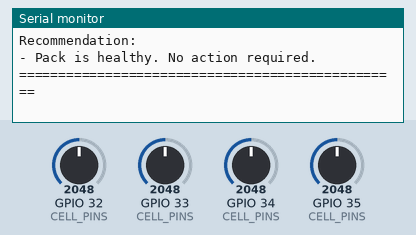
Simulated run of this sketch. Board: ESP32. On the bench: the last lines printed to the serial monitor. Inputs (shaded band) come from the test bench; at power-on: GPIO 32 (CELL_PINS) = 2048, GPIO 33 (CELL_PINS) = 2048, GPIO 34 (CELL_PINS) = 2048, GPIO 35 (CELL_PINS) = 2048.

Above: at 1.8 s.
1.9 s: GPIO 32 (CELL_PINS) set to 2866
At 3.0 s:
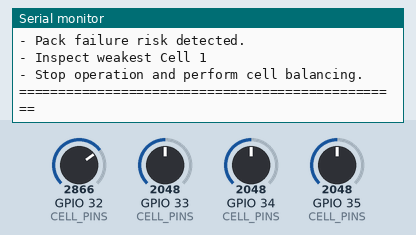
3.6 s: GPIO 33 (CELL_PINS) set to 2866
At 5.0 s:
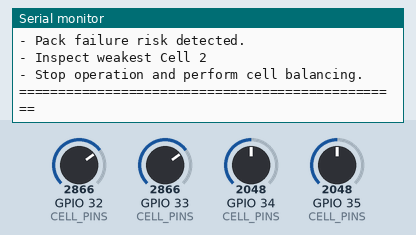
6.9 s: GPIO 34 (CELL_PINS) set to 1228
At 8.4 s:
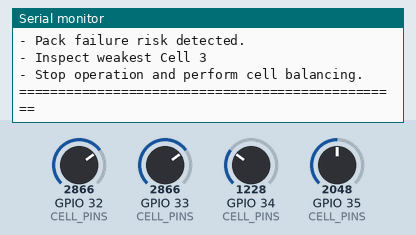
9.0 s: GPIO 35 (CELL_PINS) set to 1228
At 10.6 s:
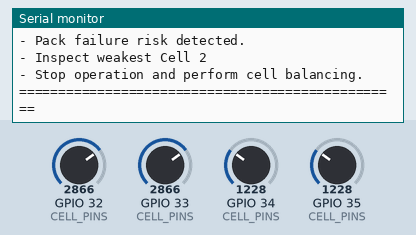
12.3 s: GPIO 32 (CELL_PINS) set to 3972
14.5 s: GPIO 33 (CELL_PINS) set to 122
At 16.0 s:
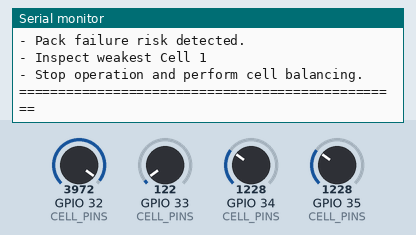
Timing chart, 0 to 17.5 s (numbered marks = the images above; inputs shaded):
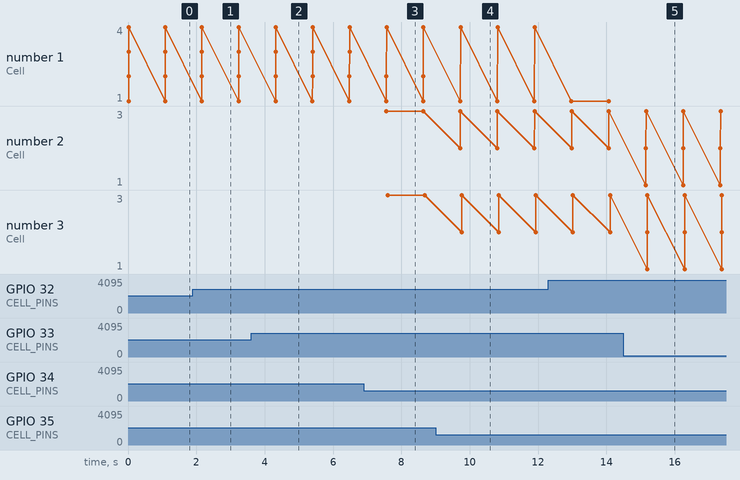

Measured:
- after the input at 1.9 s, the serial monitor: prints a new line after 0.27 s (image 1)
- after the input at 3.6 s, the serial monitor: prints a new line after 0.72 s (image 2)
- after the input at 6.9 s, the serial monitor: prints a new line after 0.66 s (image 3)
- after the input at 9.0 s, the serial monitor: prints a new line after 0.72 s (image 4)
- after the input at 14.5 s, the serial monitor: prints a new line after 0.65 s (image 5)

The sketch:

sketch.ino
```cpp
#include "config.h"
#include "adc_reader.h"
#include "battery_engine.h"

unsigned long measurementCount = 0;

void setup() {
  Serial.begin(115200);
}

void printBatteryBar(float soc) {
  int bars = soc / 10;

  Serial.print("[");
  for (int i = 0; i < 10; i++) {
    if (i < bars) Serial.print("#");
    else Serial.print("-");
  }

  Serial.print("] ");
  Serial.print(soc, 1);
  Serial.println(" %");
}

void printRuntime() {
  unsigned long totalSeconds = millis() / 1000;

  unsigned long hours = totalSeconds / 3600;
  unsigned long minutes = (totalSeconds % 3600) / 60;
  unsigned long seconds = totalSeconds % 60;

  Serial.print("Runtime           : ");

  if (hours < 10) Serial.print("0");
  Serial.print(hours);
  Serial.print(":");

  if (minutes < 10) Serial.print("0");
  Serial.print(minutes);
  Serial.print(":");

  if (seconds < 10) Serial.print("0");
  Serial.println(seconds);
}

void printActiveFaults(BatteryData battery) {
  bool faultFound = false;

  Serial.println("Active Faults:");

  for (int i = 0; i < CELL_COUNT; i++) {
    if (battery.cellStatus[i] == "UNDER VOLTAGE") {
      Serial.print("- Cell ");
      Serial.print(i + 1);
      Serial.println(" Under Voltage");
      faultFound = true;
    }

    if (battery.cellStatus[i] == "OVER VOLTAGE") {
      Serial.print("- Cell ");
      Serial.print(i + 1);
      Serial.println(" Over Voltage");
      faultFound = true;
    }
  }

  if (battery.imbalance >= CRITICAL_LIMIT) {
    Serial.println("- High Cell Imbalance");
    faultFound = true;
  }

  if (battery.status == "Pack Failure") {
    Serial.println("- Pack Failure Condition");
    faultFound = true;
  }

  if (!faultFound) {
    Serial.println("- No Active Faults");
  }
}

void printRecommendation(BatteryData battery) {
  Serial.println("Recommendation:");

  if (battery.status == "Healthy") {
    Serial.println("- Pack is healthy. No action required.");
  }
  else if (battery.status == "Minor Imbalance") {
    Serial.println("- Monitor the pack. Minor balancing may be required.");
  }
  else if (battery.status == "Critical Imbalance") {
    Serial.print("- Balance weak Cell ");
    Serial.println(battery.weakestCell);
    Serial.println("- Avoid heavy load until balancing is complete.");
  }
  else {
    Serial.println("- Pack failure risk detected.");
    Serial.print("- Inspect weakest Cell ");
    Serial.println(battery.weakestCell);
    Serial.println("- Stop operation and perform cell balancing.");
  }
}

void loop() {
  measurementCount++;

  float cells[CELL_COUNT];

  for (int i = 0; i < CELL_COUNT; i++) {
    cells[i] = readCellVoltage(CELL_PINS[i]);
  }

  BatteryData battery = analyzeBattery(cells);

  Serial.println("=================================================");
  Serial.println("        BATTERY INTELLIGENCE ENGINE");
  Serial.println("=================================================");

  Serial.print("Measurement No.   : ");
  Serial.println(measurementCount);

  printRuntime();

  Serial.println("-------------------------------------------------");

  for (int i = 0; i < CELL_COUNT; i++) {
    Serial.print("Cell ");
    Serial.print(i + 1);
    Serial.print(" : ");
    Serial.print(battery.cellVoltage[i], 2);
    Serial.print(" V  [");
    Serial.print(battery.cellStatus[i]);
    Serial.println("]");
  }

  Serial.println("-------------------------------------------------");

  Serial.print("Pack Voltage      : ");
  Serial.print(battery.packVoltage, 2);
  Serial.println(" V");

  Serial.print("Average Voltage   : ");
  Serial.print(battery.averageVoltage, 2);
  Serial.println(" V");

  Serial.print("Battery SOC       : ");
  Serial.print(battery.batterySOC, 1);
  Serial.println(" %");

  Serial.print("Battery Bar       : ");
  printBatteryBar(battery.batterySOC);

  Serial.print("Strongest Cell    : Cell ");
  Serial.println(battery.strongestCell);

  Serial.print("Weakest Cell      : Cell ");
  Serial.println(battery.weakestCell);

  Serial.print("Imbalance         : ");
  Serial.print(battery.imbalance, 2);
  Serial.println(" %");

  Serial.print("Battery Status    : ");
  Serial.println(battery.status);

  Serial.println("-------------------------------------------------");
  printActiveFaults(battery);

  Serial.println("-------------------------------------------------");
  printRecommendation(battery);

  Serial.println("=================================================");
  Serial.println();

  delay(1000);
}
```

adc_reader.cpp
```cpp
#include <Arduino.h>
#include "config.h"
#include "adc_reader.h"

float readCellVoltage(int pin) {
  int adcValue = analogRead(pin);
  float voltage = (adcValue / ADC_MAX) * VREF;
  return voltage;
}
```

adc_reader.h
```cpp
#ifndef ADC_READER_H
#define ADC_READER_H

float readCellVoltage(int pin);

#endif
```

battery_engine.cpp
```cpp
#include "battery_engine.h"

BatteryData analyzeBattery(float cellVoltage[]) {
  BatteryData data;

  data.packVoltage = 0;

  for (int i = 0; i < CELL_COUNT; i++) {
    data.cellVoltage[i] = cellVoltage[i];
    data.packVoltage += cellVoltage[i];

    if (data.cellVoltage[i] < CELL_UNDER_VOLTAGE) {
      data.cellStatus[i] = "UNDER VOLTAGE";
    }
    else if (data.cellVoltage[i] > CELL_OVER_VOLTAGE) {
      data.cellStatus[i] = "OVER VOLTAGE";
    }
    else {
      data.cellStatus[i] = "NORMAL";
    }
  }

  data.averageVoltage = data.packVoltage / CELL_COUNT;

  data.batterySOC = (data.averageVoltage / VREF) * 100.0;

  if (data.batterySOC > 100.0) {
    data.batterySOC = 100.0;
  }

  if (data.batterySOC < 0.0) {
    data.batterySOC = 0.0;
  }

  data.strongestVoltage = data.cellVoltage[0];
  data.weakestVoltage = data.cellVoltage[0];
  data.strongestCell = 1;
  data.weakestCell = 1;

  for (int i = 1; i < CELL_COUNT; i++) {
    if (data.cellVoltage[i] > data.strongestVoltage) {
      data.strongestVoltage = data.cellVoltage[i];
      data.strongestCell = i + 1;
    }

    if (data.cellVoltage[i] < data.weakestVoltage) {
      data.weakestVoltage = data.cellVoltage[i];
      data.weakestCell = i + 1;
    }
  }

  data.imbalance =
    ((data.strongestVoltage - data.weakestVoltage) / data.averageVoltage) * 100.0;

  if (data.imbalance < HEALTHY_LIMIT) {
    data.status = "Healthy";
  }
  else if (data.imbalance < MINOR_LIMIT) {
    data.status = "Minor Imbalance";
  }
  else if (data.imbalance < CRITICAL_LIMIT) {
    data.status = "Critical Imbalance";
  }
  else {
    data.status = "Pack Failure";
  }

  return data;
}
```

battery_engine.h
```cpp
#ifndef BATTERY_ENGINE_H
#define BATTERY_ENGINE_H

#include <Arduino.h>
#include "config.h"

struct BatteryData {
  float cellVoltage[CELL_COUNT];
  String cellStatus[CELL_COUNT];

  float packVoltage;
  float averageVoltage;
  float strongestVoltage;
  float weakestVoltage;

  int strongestCell;
  int weakestCell;

  float imbalance;
  float batterySOC;

  String status;
};

BatteryData analyzeBattery(float cellVoltage[]);

#endif
```

config.h
```cpp
#ifndef CONFIG_H
#define CONFIG_H

#define CELL_COUNT 4

const int CELL_PINS[CELL_COUNT] = {33, 35, 34, 32};

const float ADC_MAX = 4095.0;
const float VREF = 3.3;

const float HEALTHY_LIMIT = 2.0;
const float MINOR_LIMIT = 5.0;
const float CRITICAL_LIMIT = 10.0;

const float CELL_UNDER_VOLTAGE = 1.0;
const float CELL_OVER_VOLTAGE = 2.8;

#endif
```
